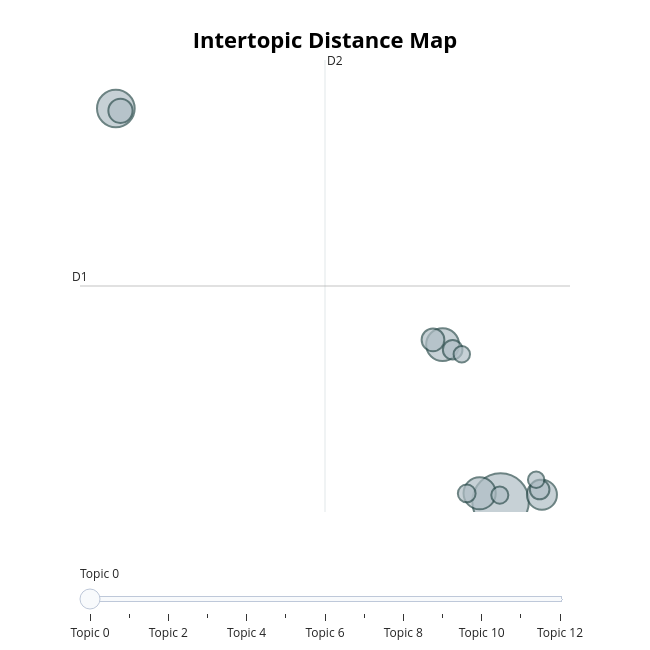

Notebook code cell kept with this figure:
### Code cell
# creates a cluster plot of texts and their respective topics/ interactive
florida_fig_topics = models['florida'].visualize_topics()
florida_fig_topics.show()

### Figure 1 — Plotly figure (JSON) as saved in the notebook; plotly's stock layout.template omitted (floating-point values rounded to 4 significant figures)
{"data": [{"customdata": [[0, "live | beach | lived | home | storm", 142], [1, "schools | bible | lgbtq | ban | anti", 63], [2, "ron | desantis | bid | presidential | rubio", 48], [3, "motorist | idea | puppy | tree | turnpike", 46], [4, "insurance | premiums | homeowners | property | increase", 40], [5, "abortion | ballot | marijuana | amendment | court", 26], [6, "disney | district | benefits | takeover | creek", 23], [7, "data | covid | measles | fda | outbreak", 17], [8, "hall | indicment | kup | accuses | seals", 17], [9, "publix | mart | store | sale | bakery", 14], [10, "moderate | gop | party | candidates | gaetz", 13], [11, "jet | flights | donors | elon | flying", 12], [12, "energy | efficiency | funding | electric | vetoed", 12]], "hovertemplate": "<b>Topic %{customdata[0]}</b><br>%{customdata[1]}<br>Size: %{customdata[2]}", "legendgroup": "", "marker": {"color": "#B0BEC5", "line": {"color": "DarkSlateGrey", "width": 2}, "size": [142, 63, 48, 46, 40, 26, 23, 17, 17, 14, 13, 12, 12], "sizemode": "area", "sizeref": 0.08875, "symbol": "circle"}, "mode": "markers", "name": "", "orientation": "v", "showlegend": false, "type": "scatter", "x": [5.002, -8.206, 3.011, 4.283, 6.422, -8.048, 2.681, 6.343, 3.357, 3.84, 4.975, 3.67, 6.223], "xaxis": "x", "y": [-4.719, 21.9, 5.903, -4.156, -4.26, 21.74, 6.23, -3.905, 5.563, -4.169, -4.283, 5.254, -3.248], "yaxis": "y"}], "layout": {"annotations": [{"showarrow": false, "text": "D1", "x": -9.437, "y": 9.877, "yshift": 10}, {"showarrow": false, "text": "D2", "x": -1.026, "xshift": 10, "y": 25.18}], "height": 650, "hoverlabel": {"bgcolor": "white", "font": {"family": "Rockwell", "size": 16}}, "legend": {"itemsizing": "constant", "tracegroupgap": 0}, "margin": {"t": 60}, "shapes": [{"line": {"color": "#CFD8DC", "width": 2}, "type": "line", "x0": -1.026, "x1": -1.026, "y0": -5.427, "y1": 25.18}, {"line": {"color": "#9E9E9E", "width": 2}, "type": "line", "x0": -9.437, "x1": 7.385, "y0": 9.877, "y1": 9.877}], "sliders": [{"active": 0, "pad": {"t": 50}, "steps": [{"args": [{"marker.color": [["red", "#B0BEC5", "#B0BEC5", "#B0BEC5", "#B0BEC5", "#B0BEC5", "#B0BEC5", "#B0BEC5", "#B0BEC5", "#B0BEC5", "#B0BEC5", "#B0BEC5", "#B0BEC5"]]}], "label": "Topic 0", "method": "update"}, {"args": [{"marker.color": [["#B0BEC5", "red", "#B0BEC5", "#B0BEC5", "#B0BEC5", "#B0BEC5", "#B0BEC5", "#B0BEC5", "#B0BEC5", "#B0BEC5", "#B0BEC5", "#B0BEC5", "#B0BEC5"]]}], "label": "Topic 1", "method": "update"}, {"args": [{"marker.color": [["#B0BEC5", "#B0BEC5", "red", "#B0BEC5", "#B0BEC5", "#B0BEC5", "#B0BEC5", "#B0BEC5", "#B0BEC5", "#B0BEC5", "#B0BEC5", "#B0BEC5", "#B0BEC5"]]}], "label": "Topic 2", "method": "update"}, {"args": [{"marker.color": [["#B0BEC5", "#B0BEC5", "#B0BEC5", "red", "#B0BEC5", "#B0BEC5", "#B0BEC5", "#B0BEC5", "#B0BEC5", "#B0BEC5", "#B0BEC5", "#B0BEC5", "#B0BEC5"]]}], "label": "Topic 3", "method": "update"}, {"args": [{"marker.color": [["#B0BEC5", "#B0BEC5", "#B0BEC5", "#B0BEC5", "red", "#B0BEC5", "#B0BEC5", "#B0BEC5", "#B0BEC5", "#B0BEC5", "#B0BEC5", "#B0BEC5", "#B0BEC5"]]}], "label": "Topic 4", "method": "update"}, {"args": [{"marker.color": [["#B0BEC5", "#B0BEC5", "#B0BEC5", "#B0BEC5", "#B0BEC5", "red", "#B0BEC5", "#B0BEC5", "#B0BEC5", "#B0BEC5", "#B0BEC5", "#B0BEC5", "#B0BEC5"]]}], "label": "Topic 5", "method": "update"}, {"args": [{"marker.color": [["#B0BEC5", "#B0BEC5", "#B0BEC5", "#B0BEC5", "#B0BEC5", "#B0BEC5", "red", "#B0BEC5", "#B0BEC5", "#B0BEC5", "#B0BEC5", "#B0BEC5", "#B0BEC5"]]}], "label": "Topic 6", "method": "update"}, {"args": [{"marker.color": [["#B0BEC5", "#B0BEC5", "#B0BEC5", "#B0BEC5", "#B0BEC5", "#B0BEC5", "#B0BEC5", "red", "#B0BEC5", "#B0BEC5", "#B0BEC5", "#B0BEC5", "#B0BEC5"]]}], "label": "Topic 7", "method": "update"}, {"args": [{"marker.color": [["#B0BEC5", "#B0BEC5", "#B0BEC5", "#B0BEC5", "#B0BEC5", "#B0BEC5", "#B0BEC5", "#B0BEC5", "red", "#B0BEC5", "#B0BEC5", "#B0BEC5", "#B0BEC5"]]}], "label": "Topic 8", "method": "update"}, {"args": [{"marker.color": [["#B0BEC5", "#B0BEC5", "#B0BEC5", "#B0BEC5", "#B0BEC5", "#B0BEC5", "#B0BEC5", "#B0BEC5", "#B0BEC5", "red", "#B0BEC5", "#B0BEC5", "#B0BEC5"]]}], "label": "Topic 9", "method": "update"}, {"args": [{"marker.color": [["#B0BEC5", "#B0BEC5", "#B0BEC5", "#B0BEC5", "#B0BEC5", "#B0BEC5", "#B0BEC5", "#B0BEC5", "#B0BEC5", "#B0BEC5", "red", "#B0BEC5", "#B0BEC5"]]}], "label": "Topic 10", "method": "update"}, {"args": [{"marker.color": [["#B0BEC5", "#B0BEC5", "#B0BEC5", "#B0BEC5", "#B0BEC5", "#B0BEC5", "#B0BEC5", "#B0BEC5", "#B0BEC5", "#B0BEC5", "#B0BEC5", "red", "#B0BEC5"]]}], "label": "Topic 11", "method": "update"}, {"args": [{"marker.color": [["#B0BEC5", "#B0BEC5", "#B0BEC5", "#B0BEC5", "#B0BEC5", "#B0BEC5", "#B0BEC5", "#B0BEC5", "#B0BEC5", "#B0BEC5", "#B0BEC5", "#B0BEC5", "red"]]}], "label": "Topic 12", "method": "update"}]}], "title": {"font": {"color": "Black", "size": 22}, "text": "<b>Intertopic Distance Map</b>", "x": 0.5, "xanchor": "center", "y": 0.95, "yanchor": "top"}, "width": 650, "xaxis": {"anchor": "y", "domain": [0, 1], "range": [-9.437, 7.385], "title": {"text": ""}, "visible": false}, "yaxis": {"anchor": "x", "domain": [0, 1], "range": [-5.427, 25.18], "title": {"text": ""}, "visible": false}}}
